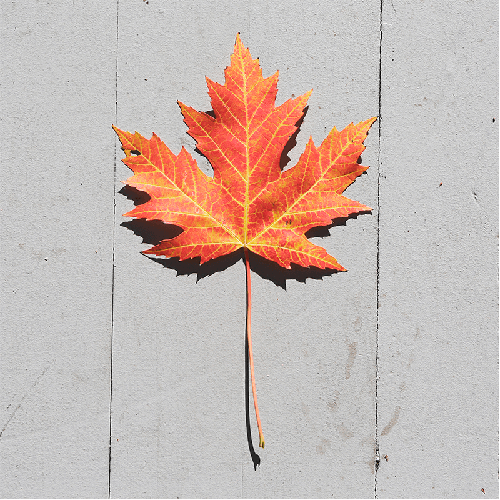
#> input picture resources/images/leaf.png, 500 x 500 px
$ python rgb-image-histogram.py
#> lines starting #> are read from the running program, lines starting #| are printed output that depends on the picture
import cv2
import numpy as np
from matplotlib import pyplot as plt

image = cv2.imread('../resources/images/leaf.png')
#> image is the input picture: shape (500, 500, 3); mean B, G, R 179.9, 185.9, 201.4
blue, green, red = cv2.split(image)
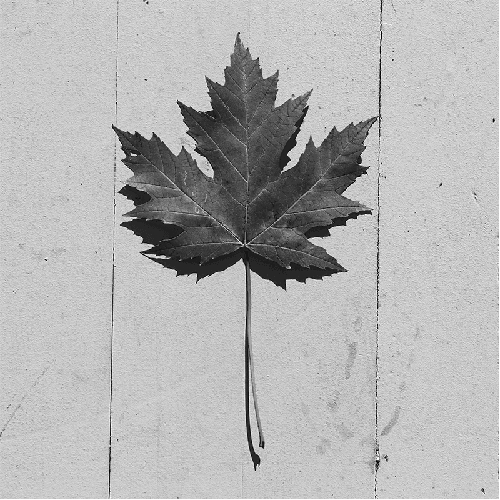
#> blue: shape (500, 500); min 4, max 255, mean 179.9
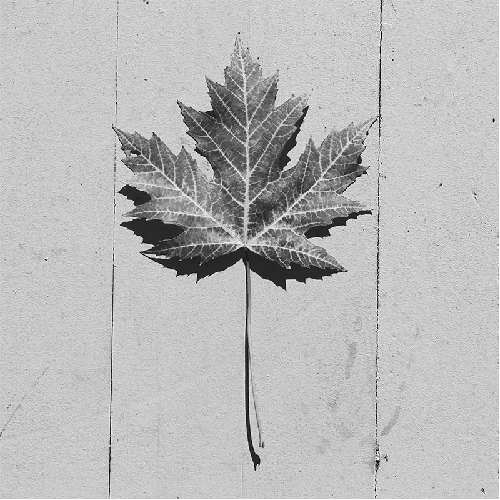
#> green: shape (500, 500); min 4, max 255, mean 185.9
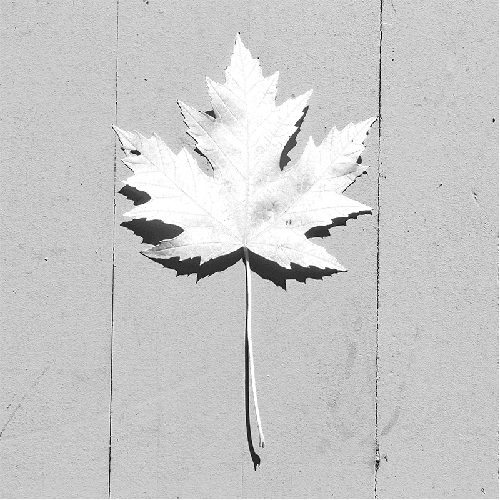
#> red: shape (500, 500); min 6, max 255, mean 201.4

plt.subplot(1, 3, 1)
plt.hist(blue.ravel(), 256, [0, 256])
plt.title('Blue')

plt.subplot(1, 3, 2)
plt.hist(green.ravel(), 256, [0, 256])
plt.title('Green')

plt.subplot(1, 3, 3)
plt.hist(red.ravel(), 256, [0, 256])
plt.title('Red')

plt.show()
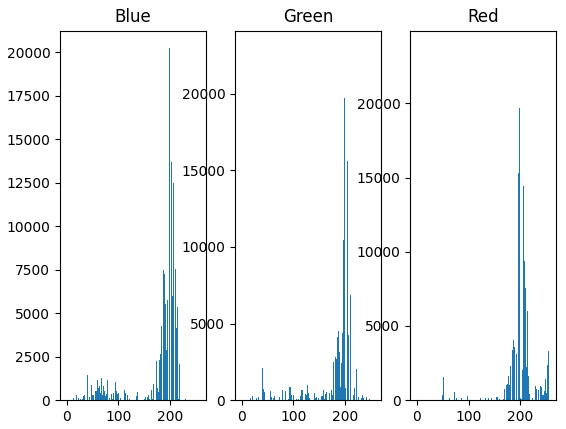
#> figure drawn by matplotlib, 3 panels; panel 1: tallest bar 20226 high, from x = 198 to 199; panel 2: tallest bar 22974 high, from x = 201 to 202; panel 3: tallest bar 23717 high, from x = 201 to 202
